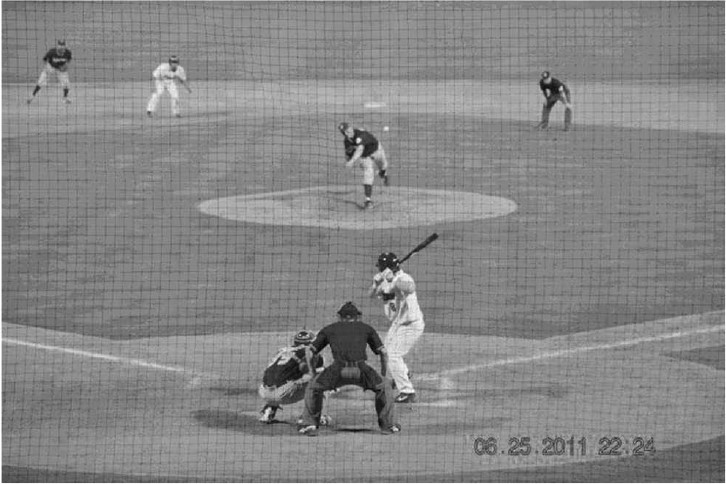
#> input picture Example_baseball.tiff, 726 x 484 px
$ python artefact.removal.py
#> lines starting #> are read from the running program, lines starting #| are printed output that depends on the picture
### Create_frame.py
import numpy as np
def Plop(data,VH,back=0):
    ans=np.zeros(VH,float)+back
    vmax, hmax = VH
    V,H = data.shape
    vctr,hctr = V//2,H//2
    vactr, hactr = vmax//2, hmax//2
    valo=vactr-vctr
    if valo<0: valo=0
    vahi = vactr + vctr
    if vahi>=vmax: vahi = vmax
    halo = hactr - hctr
    if halo<0: halo = 0
    hahi = hactr + hctr
    if hahi>=hmax: hahi = hmax
    vblo = vctr - vactr
    if vblo<=0: vblo = 0
    vbhi = vctr + vactr
    if vbhi>=V: vbhi= V
    hblo = hctr - hactr
    if hblo<=0: hblo = 0
    hbhi = hctr + hactr
    if hbhi>=H: hbhi = H
    if vahi-valo != vbhi-vblo:
        vbhi = vblo+vahi-valo
    if hahi-halo != hbhi-hblo:
        hbhi = hblo+hahi-halo
    ans[valo:vahi, halo:hahi] = data[vblo:vbhi, hblo:hbhi] + 0
    return ans

### artefact.removal.py
import imageio
import Create_frame as cf
import numpy as np
import scipy.fftpack as ft
import scipy.ndimage as nd
from PIL import Image
import matplotlib.pyplot as plt
adata = imageio.imread( 'Example_baseball.tiff')
#> adata is the input picture: shape (484, 726); min 0, max 255, mean 133.7
print(adata)
#> (printed output is left out)
#zdata = 0.5 *adata[:,:,0] + 0.75*adata[:,:,1] + 0.25*adata[:,:,2]   Grayscale for .jgp
print("Dimensiones de la imagen:", adata.shape)
#| Dimensiones de la imagen: (484, 726)
V,H = adata.shape     #Assign dimensions
#> V = 484; H = 726
frame2 = cf.Plop(adata, (2*V,2*H))   #   larger frame
#> in Plop, `ans[valo:vahi, halo:hahi] = data[vblo:vbhi, hblo:hbhi] + 0`:
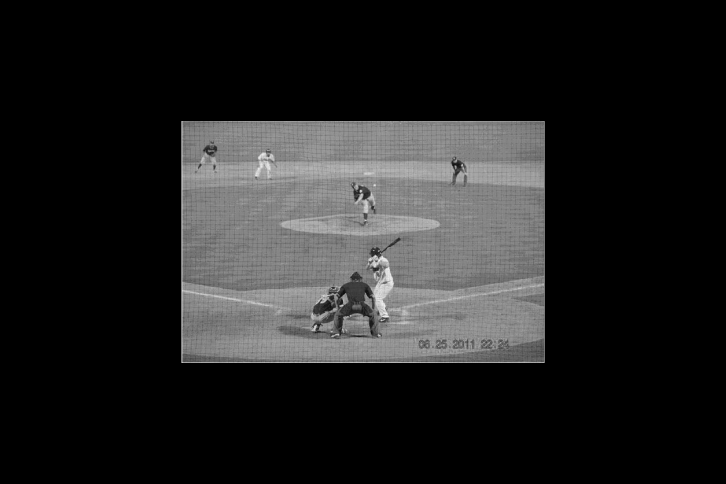
#> ans: shape (968, 1452) float64 (shown at 1/2 size); min 0, max 255, mean 33.4
fouriert=ft.fft2 (frame2/adata.max())   #    fourier transform and decentralized frecuencies
cft = ft.fftshift(fouriert)   #   centralized frecuencies
mask = np.ones( (2*V,2*H))
mask[V-8:V+8,:666] = 0
mask[V-8:V+8,-666:] = 0    #   Masking(15:19)
mask[:450,H-8:H+8] = 0
mask[-450:,H-8:H+8] = 0
mask_Gau = nd.gaussian_filter(mask, 10)   #   applying gaussian filter to mask
dft=ft.fftshift(mask_Gau * cft)    #   decentralized frecuencies
ifouriert = ft.ifft2(dft)    #   inverse fourier transform
bdata = ifouriert.real[V-242:V+242,H-363:H+363]   #   real size

#                                PLOTS
# 1. original image
plt.imshow(adata, "gray"), plt.title("Original")
plt.show()
# 2. spectrum
plt.imshow(np.log(1+np.abs(fouriert)), "gray"), plt.title("Espectro")
plt.show()
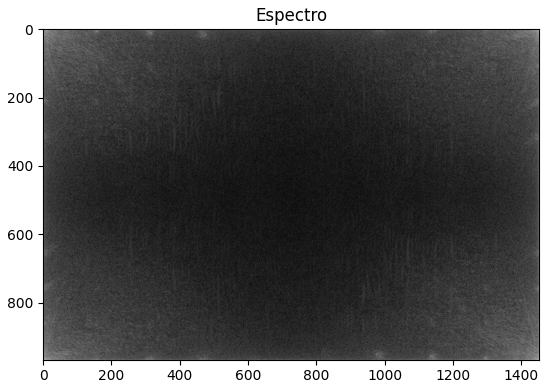
#> figure drawn by matplotlib, 1 panel
# 3. centralized spectrum
plt.imshow(np.log(1+np.abs(cft)), "gray"), plt.title("Centralizado")
plt.show()
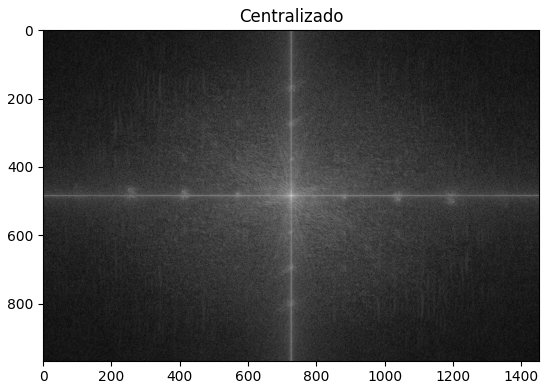
#> figure drawn by matplotlib, 1 panel
# 4. mask wt gaussian filter
plt.imshow(mask_Gau, "gray"), plt.title("Mascara")
plt.show()
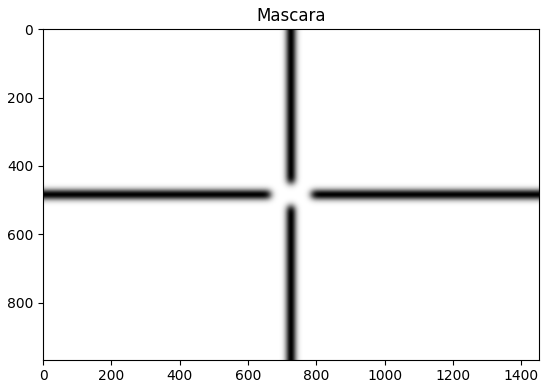
#> figure drawn by matplotlib, 1 panel
# 5. spectrum wt filter applied
plt.imshow(np.log(1+np.abs(dft)), "gray"), plt.title("Filtrado")
plt.show()
#6. processed image
plt.imshow(bdata, "gray"), plt.title("Imagen procesada")
plt.show()
